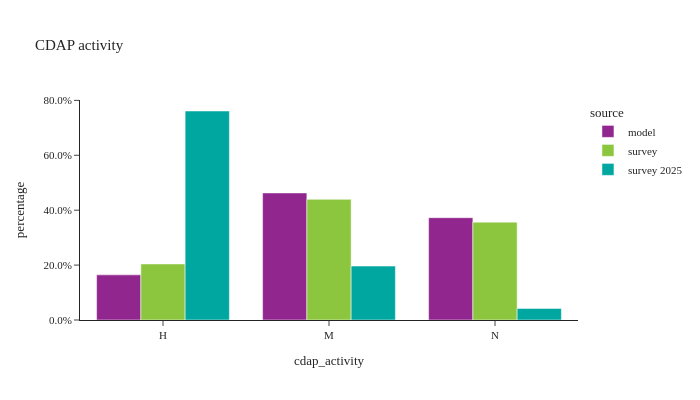

Notebook source saved alongside this figure:
### Markdown cell above
- **Mandatory**: the person engages in travel to at least one out-of-home mandatory activity - work, university, or school. The mandatory pattern may also include non-mandatory activities such as separate home-based tours or intermediate stops on mandatory tours.
- **Non-mandatory**: the person engages in only maintenance and discretionary tours, which, by definition, do not contain mandatory activities.
- **Home**: the person does not travel outside the home.

### Code cell
util.plot_share_barchart(per_data, 'person_weight', 'cdap_activity', title="CDAP activity")

### Figure 1 — Plotly figure (JSON) as saved in the notebook; plotly's stock layout.template omitted (floating-point values rounded to 4 significant figures)
{"data": [{"alignmentgroup": "True", "customdata": [[715656], [2014626], [1622313]], "hovertemplate": "source=model<br>cdap_activity=%{x}<br>percentage=%{y}<br>sample_size=%{customdata[0]}<extra></extra>", "legendgroup": "model", "marker": {"color": "#91268F", "pattern": {"shape": ""}}, "name": "model", "offsetgroup": "model", "orientation": "v", "showlegend": true, "textposition": "auto", "type": "bar", "x": ["H", "M", "N"], "xaxis": "x", "y": [0.1644, 0.4629, 0.3727], "yaxis": "y"}, {"alignmentgroup": "True", "customdata": [[3111], [4190], [4967]], "hovertemplate": "source=survey<br>cdap_activity=%{x}<br>percentage=%{y}<br>sample_size=%{customdata[0]}<extra></extra>", "legendgroup": "survey", "marker": {"color": "#8CC63E", "pattern": {"shape": ""}}, "name": "survey", "offsetgroup": "survey", "orientation": "v", "showlegend": true, "textposition": "auto", "type": "bar", "x": ["H", "M", "N"], "xaxis": "x", "y": [0.2041, 0.4395, 0.3564], "yaxis": "y"}, {"alignmentgroup": "True", "customdata": [[5642], [901], [294]], "hovertemplate": "source=survey 2025<br>cdap_activity=%{x}<br>percentage=%{y}<br>sample_size=%{customdata[0]}<extra></extra>", "legendgroup": "survey 2025", "marker": {"color": "#00A7A0", "pattern": {"shape": ""}}, "name": "survey 2025", "offsetgroup": "survey 2025", "orientation": "v", "showlegend": true, "textposition": "auto", "type": "bar", "x": ["H", "M", "N"], "xaxis": "x", "y": [0.7613, 0.1964, 0.04227], "yaxis": "y"}], "layout": {"barmode": "group", "height": 400, "legend": {"title": {"text": "source"}, "tracegroupgap": 0}, "title": {"text": "CDAP activity"}, "width": 700, "xaxis": {"anchor": "y", "domain": [0.0, 1.0], "title": {"text": "cdap_activity"}}, "yaxis": {"anchor": "x", "domain": [0.0, 1.0], "tickformat": ".1%", "title": {"text": "percentage"}}}}
